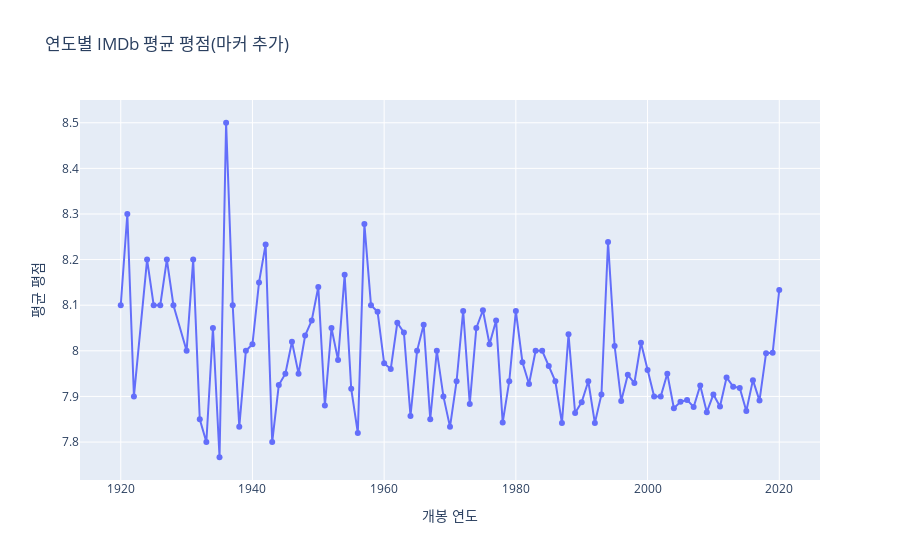

Source (notebook cell):
### Code cell
fig = px.line(
    average_rating_per_year,
    x='Released_Year',
    y='IMDB_Rating',
    title='연도별 IMDb 평균 평점(마커 추가)',
    markers=True,
    labels={'Released_Year': '개봉 연도', 'IMDB_Rating': '평균 평점'}
)
fig.show()

### Figure 1 — Plotly figure (JSON) as saved in the notebook; plotly's stock layout.template omitted (floating-point values rounded to 4 significant figures)
{"data": [{"hovertemplate": "개봉 연도=%{x}<br>평균 평점=%{y}<extra></extra>", "legendgroup": "", "line": {"color": "#636efa", "dash": "solid"}, "marker": {"symbol": "circle"}, "mode": "lines+markers", "name": "", "orientation": "v", "showlegend": false, "type": "scatter", "x": [1920, 1921, 1922, 1924, 1925, 1926, 1927, 1928, 1930, 1931, 1932, 1933, 1934, 1935, 1936, 1937, 1938, 1939, 1940, 1941, 1942, 1943, 1944, 1945, 1946, 1947, 1948, 1949, 1950, 1951, 1952, 1953, 1954, 1955, 1956, 1957, 1958, 1959, 1960, 1961, 1962, 1963, 1964, 1965, 1966, 1967, 1968, 1969, 1970, 1971, 1972, 1973, 1974, 1975, 1976, 1977, 1978, 1979, 1980, 1981, 1982, 1983, 1984, 1985, 1986, 1987, 1988, 1989, 1990, 1991, 1992, 1993, 1994, 1995, 1996, 1997, 1998, 1999, 2000, 2001, 2002, 2003, 2004, 2005, 2006, 2007, 2008, 2009, 2010, 2011, 2012, 2013, 2014, 2015, 2016, 2017, 2018, 2019, 2020], "xaxis": "x", "y": [8.1, 8.3, 7.9, 8.2, 8.1, 8.1, 8.2, 8.1, 8.0, 8.2, 7.85, 7.8, 8.05, 7.767, 8.5, 8.1, 7.833, 8.0, 8.014, 8.15, 8.233, 7.8, 7.925, 7.95, 8.02, 7.95, 8.033, 8.067, 8.14, 7.88, 8.05, 7.98, 8.167, 7.917, 7.82, 8.278, 8.1, 8.086, 7.973, 7.96, 8.062, 8.04, 7.857, 8.0, 8.057, 7.85, 8.0, 7.9, 7.833, 7.933, 8.088, 7.883, 8.05, 8.089, 8.014, 8.067, 7.843, 7.933, 8.088, 7.975, 7.927, 8.0, 8.0, 7.967, 7.933, 7.842, 8.036, 7.864, 7.888, 7.933, 7.842, 7.904, 8.238, 8.011, 7.89, 7.947, 7.929, 8.018, 7.958, 7.9, 7.9, 7.95, 7.874, 7.888, 7.892, 7.877, 7.924, 7.866, 7.904, 7.878, 7.942, 7.921, 7.919, 7.868, 7.936, 7.891, 7.995, 7.996, 8.133], "yaxis": "y"}], "layout": {"legend": {"tracegroupgap": 0}, "title": {"text": "연도별 IMDb 평균 평점(마커 추가)"}, "xaxis": {"anchor": "y", "domain": [0, 1], "title": {"text": "개봉 연도"}}, "yaxis": {"anchor": "x", "domain": [0, 1], "title": {"text": "평균 평점"}}}}
